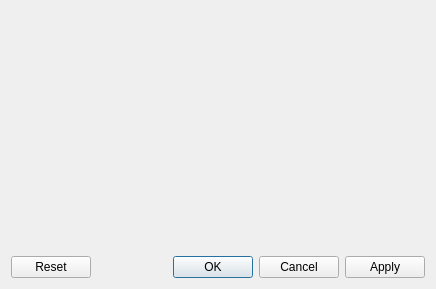
<?xml version="1.0" encoding="UTF-8"?>
<ui version="4.0">
 <class>OpenCachingConfigWidget</class>
 <widget class="QDialog" name="OpenCachingConfigWidget">
  <property name="geometry">
   <rect>
    <x>0</x>
    <y>0</y>
    <width>436</width>
    <height>289</height>
   </rect>
  </property>
  <property name="windowTitle">
   <string>Dialog</string>
  </property>
  <layout class="QVBoxLayout" name="verticalLayout">
   <item>
    <spacer name="verticalSpacer">
     <property name="orientation">
      <enum>Qt::Vertical</enum>
     </property>
     <property name="sizeHint" stdset="0">
      <size>
       <width>20</width>
       <height>40</height>
      </size>
     </property>
    </spacer>
   </item>
   <item>
    <widget class="QDialogButtonBox" name="m_buttonBox">
     <property name="orientation">
      <enum>Qt::Horizontal</enum>
     </property>
     <property name="standardButtons">
      <set>QDialogButtonBox::Apply|QDialogButtonBox::Cancel|QDialogButtonBox::Ok|QDialogButtonBox::Reset</set>
     </property>
    </widget>
   </item>
  </layout>
 </widget>
 <resources/>
 <connections>
  <connection>
   <sender>m_buttonBox</sender>
   <signal>accepted()</signal>
   <receiver>OpenCachingConfigWidget</receiver>
   <slot>accept()</slot>
   <hints>
    <hint type="sourcelabel">
     <x>248</x>
     <y>254</y>
    </hint>
    <hint type="destinationlabel">
     <x>157</x>
     <y>274</y>
    </hint>
   </hints>
  </connection>
  <connection>
   <sender>m_buttonBox</sender>
   <signal>rejected()</signal>
   <receiver>OpenCachingConfigWidget</receiver>
   <slot>reject()</slot>
   <hints>
    <hint type="sourcelabel">
     <x>316</x>
     <y>260</y>
    </hint>
    <hint type="destinationlabel">
     <x>286</x>
     <y>274</y>
    </hint>
   </hints>
  </connection>
 </connections>
</ui>
